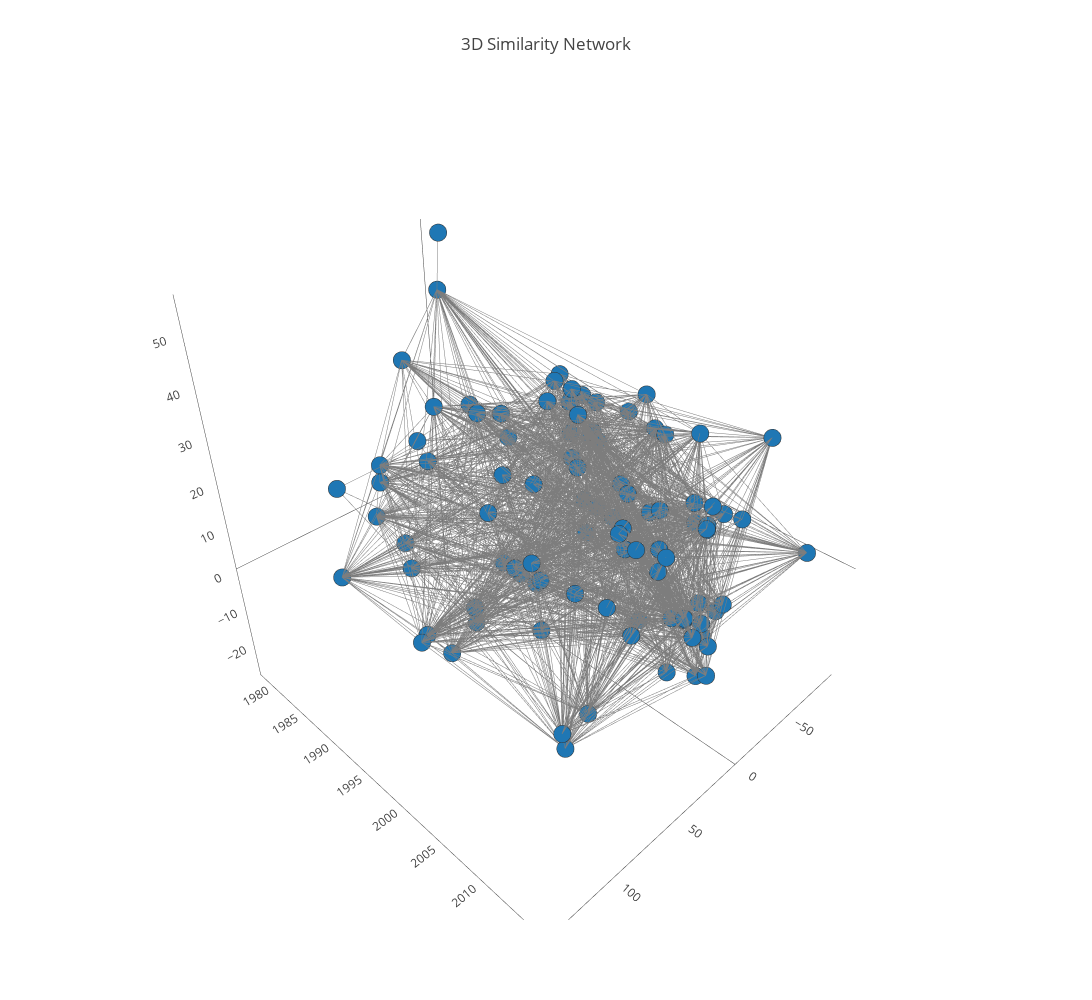

Source (notebook cell):
### Code cell
iplot(sim_fig, validate=0)
